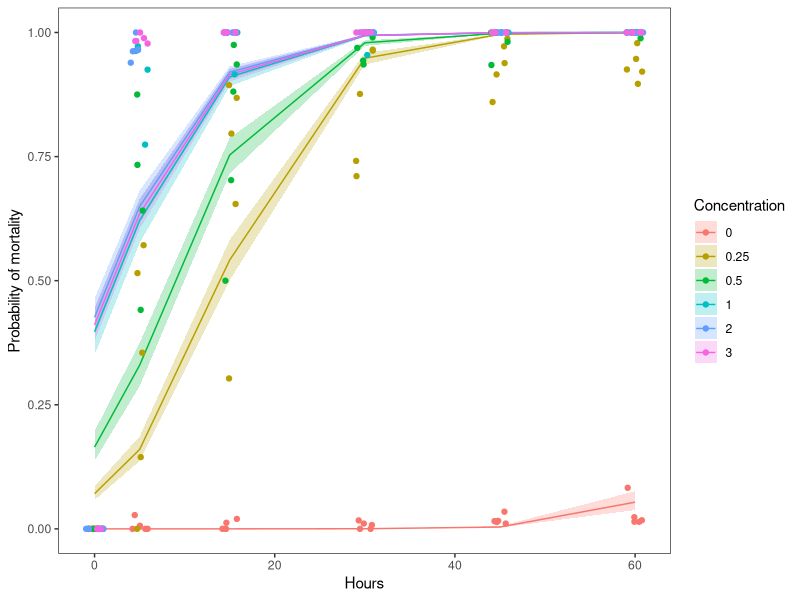

Write the R code that produced this figure.
## ---- chunk 1

## ---- chunk 2
vd <- read.csv("data/veligers.csv")
## ---- chunk 3
vd$Concentration <- as.factor(vd$Concentration)
## ---- chunk 4
# Fit the model
v_mod <- glm(dead ~ Concentration + Time, family = "binomial", data = vd)
## ---- chunk 5
# Print the summary of the model
summary(v_mod)
## ---- chunk 6
# Calculate mean predicted value and SE for the predictions
# on the link scale
logit_preds <- data.frame( predict(v_mod, type = "link", se.fit = TRUE) )

# Now get lower and upper CIs
logit_preds$lwr <- logit_preds$fit + logit_preds$se.fit * qnorm(0.025)
logit_preds$upr <- logit_preds$fit + logit_preds$se.fit * qnorm(0.975)
## ---- chunk 7
invlogit <- function(x) {
  exp(x) / (1 + exp(x))
}
## ---- chunk 8
# Convert the predictions to the probability scale
real_preds <- apply(logit_preds, 2, invlogit)

# Add our predictions back to the original data
vd_preds <- data.frame(vd, real_preds)

## ---- chunk 9
library(tidyverse)

# Summarize proportion dead at time by concentration
# Use dates so we can show reps
sum_points <- vd_preds %>%
  group_by(Concentration, Time, Date) %>%
  summarize(props = sum(dead)/length(dead))

# Plot the predictions
ggplot(vd_preds, aes(x = Time, y = fit)) +
  geom_ribbon(
    aes(ymin = lwr, ymax = upr, fill = Concentration), alpha = 0.25) +
  geom_line(aes(color = Concentration)) +
  geom_jitter(
    aes(x = Time, y = props, color = Concentration), data = sum_points,
    width = 1) +
  xlab("Hours") +
  ylab("Probability of mortality") +
  theme_bw() +
  theme(panel.grid = element_blank())

